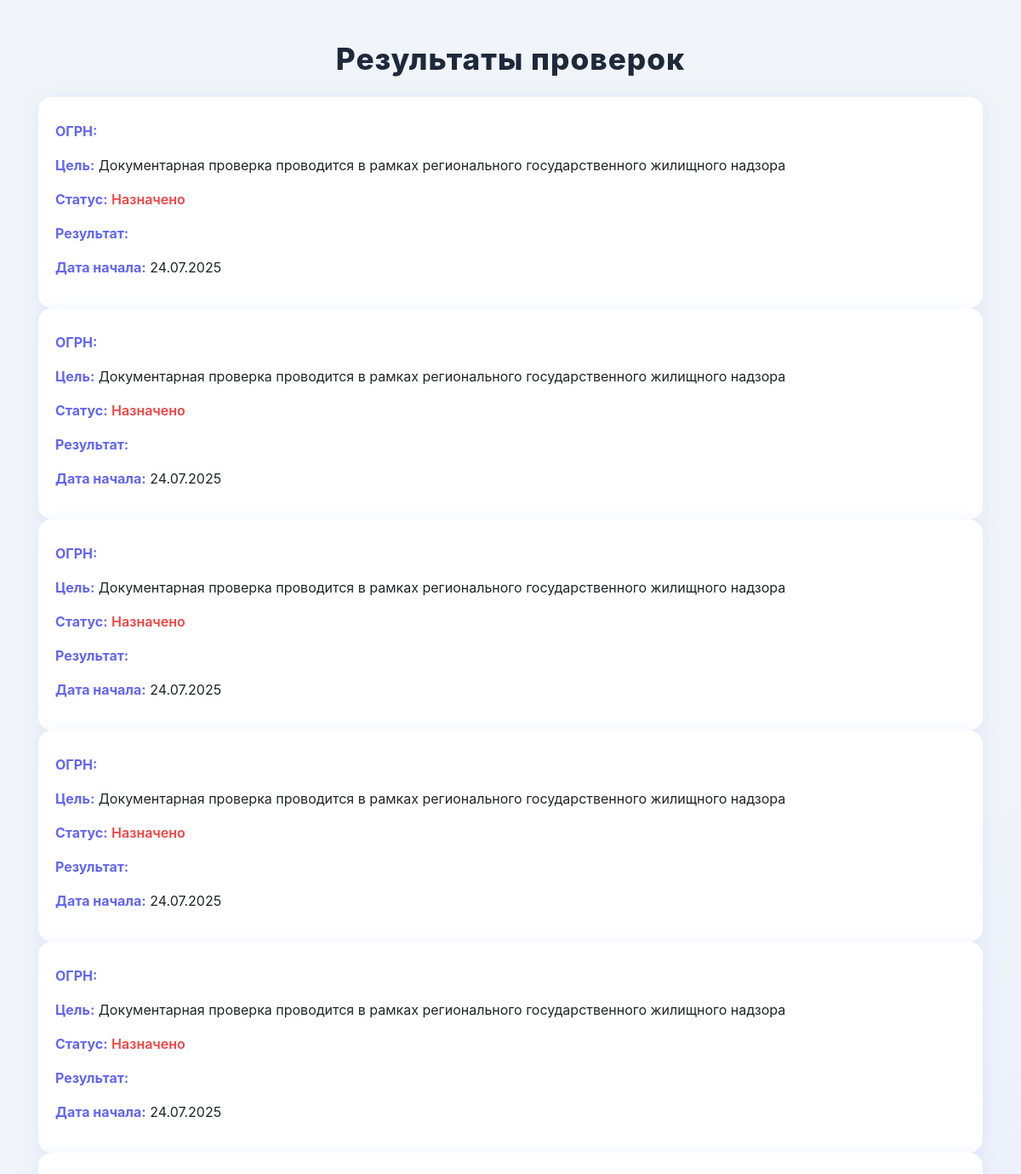
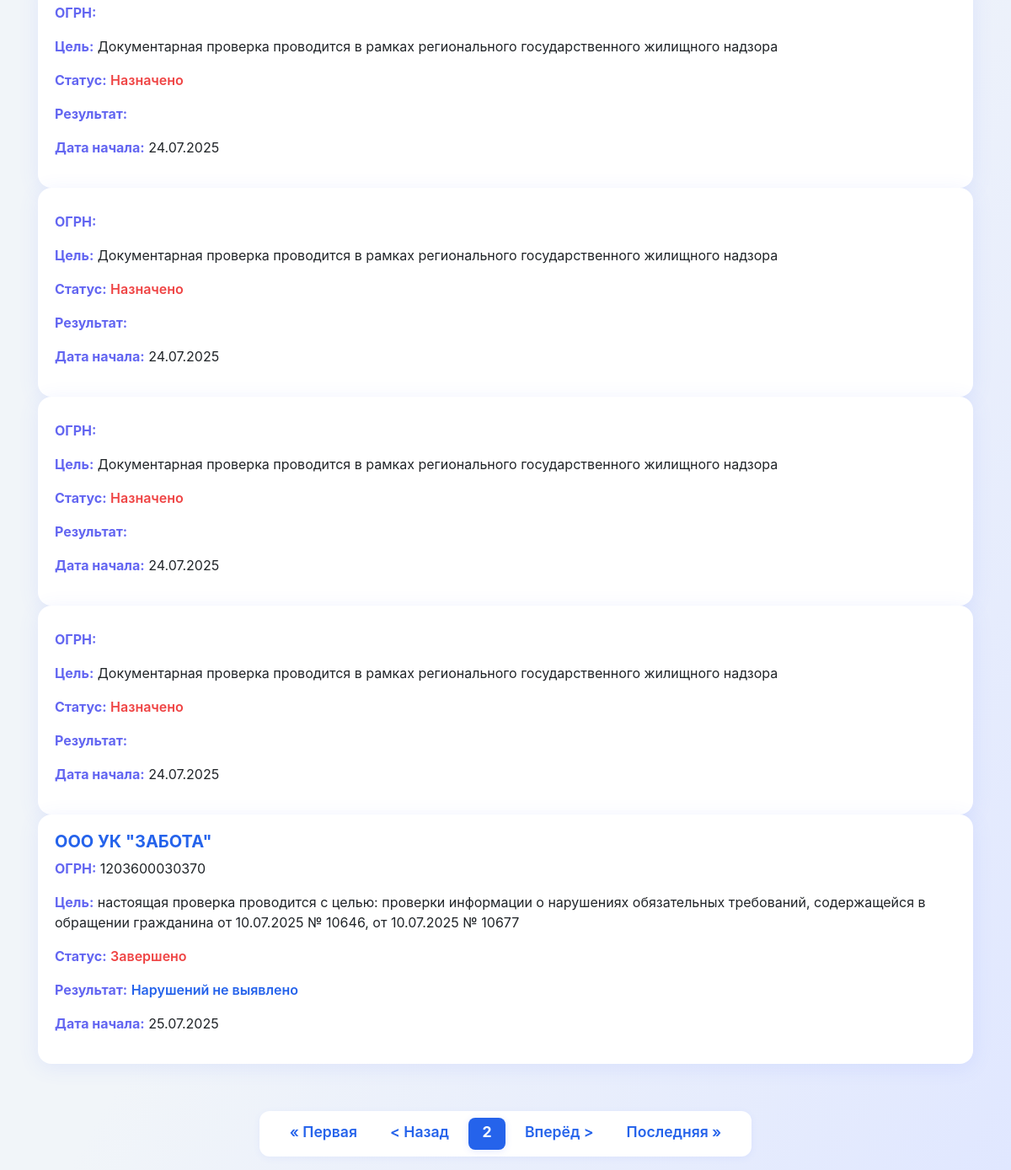
Screenshot of /?page=2 with the database file from the repository (2 pictures, top to bottom).
### tables this page shows
CREATE TABLE inspections (
        id INTEGER PRIMARY KEY AUTOINCREMENT,
        entity_name TEXT, ogrn TEXT, purpose TEXT, status TEXT, result TEXT, examStartDate TEXT
    );

### app.py (the view)
@app.get("/", response_class=HTMLResponse)
async def index(request: Request, page: int = Query(1, ge=1)):
    offset = (page - 1) * PAGE_SIZE
    conn = await get_db_connection()
    cursor = await conn.cursor()
    await cursor.execute('SELECT COUNT(*) FROM inspections')
    total_row = await cursor.fetchone()
    total = total_row[0]
    total_pages = (total + PAGE_SIZE - 1) // PAGE_SIZE
    await cursor.execute('SELECT * FROM inspections ORDER BY id LIMIT ? OFFSET ?', (PAGE_SIZE, offset))
    rows = await cursor.fetchall()
    await conn.close()
    return templates.TemplateResponse("index.html", {
        "request": request,
        "rows": rows,
        "page": page,
        "total_pages": total_pages
    })

### templates/index.html (shortened to what this page needs)
<!DOCTYPE html>
<html lang="ru">
<head>
  <link href="/static/bootstrap.min.css" rel="stylesheet">
</head>
<body>
  <div class="container mt-5">
    <h1 class="text-center mb-4">Результаты проверок</h1>
    <div class="row row-cols-1 g-4">
      {% for row in rows %}
        <div class="col">
          <div class="card inspection-card h-100">
            <div class="card-body">
              <h5 class="card-title">{{ row.entity_name }}</h5>
              <p class="card-text"><strong>ОГРН:</strong> {{ row.ogrn }}</p>
              <p class="card-text"><strong>Цель:</strong> {{ row.purpose }}</p>
              {% set status_class = 'success' if 'Завершена' in row.status else 'warning' if 'Назначена' in row.status else 'danger' %}
              <p class="card-text"><strong>Статус:</strong> <span class="status-{{ status_class }}">{{ row.status }}</span></p>
              {% set result_class = 'result-positive' if 'выявлено' in row.result|lower else 'result-neutral' if row.result == '' else 'result-negative' %}
              <p class="card-text"><strong>Результат:</strong> <span class="{{ result_class }}">{{ row.result }}</span></p>
              <p class="card-text"><strong>Дата начала:</strong> {{ row.examStartDate }}</p>
            </div>
          </div>
        </div>
      {% endfor %}
    </div>
    <div class="pagination-container">
      <ul class="pagination">
        {% if page > 1 %}
          <li class="page-item"><a class="page-link" href="?page=1{% if request.query_params.get('q') %}&q={{ request.query_params.get('q') }}{% endif %}" aria-label="Первая страница">&laquo; Первая</a></li>
          <li class="page-item"><a class="page-link" href="?page={{ page-1 }}{% if request.query_params.get('q') %}&q={{ request.query_params.get('q') }}{% endif %}" aria-label="Назад">&lt; Назад</a></li>
        {% else %}
          <li class="page-item disabled"><span class="page-link">&laquo; Первая</span></li>
          <li class="page-item disabled"><span class="page-link">&lt; Назад</span></li>
        {% endif %}
        <li class="page-item active"><span class="page-link">{{ page }}</span></li>
        {% if page < total_pages %}
          <li class="page-item"><a class="page-link" href="?page={{ page+1 }}{% if request.query_params.get('q') %}&q={{ request.query_params.get('q') }}{% endif %}" aria-label="Вперёд">Вперёд &gt;</a></li>
          <li class="page-item"><a class="page-link" href="?page={{ total_pages }}{% if request.query_params.get('q') %}&q={{ request.query_params.get('q') }}{% endif %}" aria-label="Последняя страница">Последняя &raquo;</a></li>
        {% else %}
          <li class="page-item disabled"><span class="page-link">Вперёд &gt;</span></li>
          <li class="page-item disabled"><span class="page-link">Последняя &raquo;</span></li>
        {% endif %}
      </ul>
    </div>
  </div>
</body>
</html>

### templates/index.html (style rules this page uses)
.inspection-card { border: none; border-radius: 16px; box-shadow: 0 4px 24px rgba(80, 112, 255, 0.10); transition: transform 0.2s, box-shadow 0.2s; background: #fff; min-height: 220px; margin-bottom: 16px; }
.card-title { color: #2563eb; font-weight: 700; font-size: 1.25rem; margin-bottom: 0.5rem; }
.card-text strong { color: #6366f1; }
.status-danger { color: #ef4444; font-weight: 600; }
.result-positive { color: #2563eb; font-weight: 600; }
body { background: linear-gradient(120deg, #f1f5f9 60%, #e0e7ff 100%); }
h1 { color: #1e293b; letter-spacing: 1px; font-weight: 800; font-size: 2.2rem; margin-bottom: 2rem; }
.pagination { margin-top: 24px; background: #fff; border-radius: 12px; box-shadow: 0 2px 8px rgba(80, 112, 255, 0.07); padding: 8px 16px; display: inline-flex; }
.pagination .page-item .page-link { color: #2563eb; border: none; background: transparent; font-weight: 600; transition: background 0.2s, color 0.2s; }
.pagination .page-item.active .page-link, .pagination .page-item .page-link:hover { background: #e0e7ff; color: #1e293b; border-radius: 8px; }
.pagination { list-style: none; }
.pagination-container { display: flex; justify-content: center; align-items: center; margin-top: 32px; }
.pagination .page-item { margin: 0 4px; }
.pagination .page-link { min-width: 44px; min-height: 38px; font-size: 1.1rem; border-radius: 8px; padding: 6px 16px; text-align: center; box-sizing: border-box; }
.pagination .page-item.active .page-link { background: #2563eb; color: #fff; font-weight: 700; border-radius: 8px; box-shadow: 0 2px 8px rgba(80, 112, 255, 0.13); }

### rows the page displays
inspections: purpose "Документарная проверка проводится в рамках регионального государственного жилищного надзора", status "Назначено", examStartDate "24.07.2025"
inspections: purpose "Документарная проверка проводится в рамках регионального государственного жилищного надзора", status "Назначено", examStartDate "24.07.2025"
inspections: purpose "Документарная проверка проводится в рамках регионального государственного жилищного надзора", status "Назначено", examStartDate "24.07.2025"
inspections: purpose "Документарная проверка проводится в рамках регионального государственного жилищного надзора", status "Назначено", examStartDate "24.07.2025"
inspections: purpose "Документарная проверка проводится в рамках регионального государственного жилищного надзора", status "Назначено", examStartDate "24.07.2025"
inspections: purpose "Документарная проверка проводится в рамках регионального государственного жилищного надзора", status "Назначено", examStartDate "24.07.2025"
inspections: purpose "Документарная проверка проводится в рамках регионального государственного жилищного надзора", status "Назначено", examStartDate "24.07.2025"
inspections: purpose "Документарная проверка проводится в рамках регионального государственного жилищного надзора", status "Назначено", examStartDate "24.07.2025"
inspections: purpose "Документарная проверка проводится в рамках регионального государственного жилищного надзора", status "Назначено", examStartDate "24.07.2025"
inspections: entity_name "ООО УК \"ЗАБОТА\"", ogrn "1203600030370", purpose "настоящая проверка проводится с целью: проверки информации о нарушениях обязательных требований, содержащейся в обращении гражданина от 10.07.2025 № 10646, от 10.07.2025 № 10677", status "Завершено", result "Нарушений не выявлено", examStartDate "25.07.2025"

### other values shown
{{ page }} "2"
